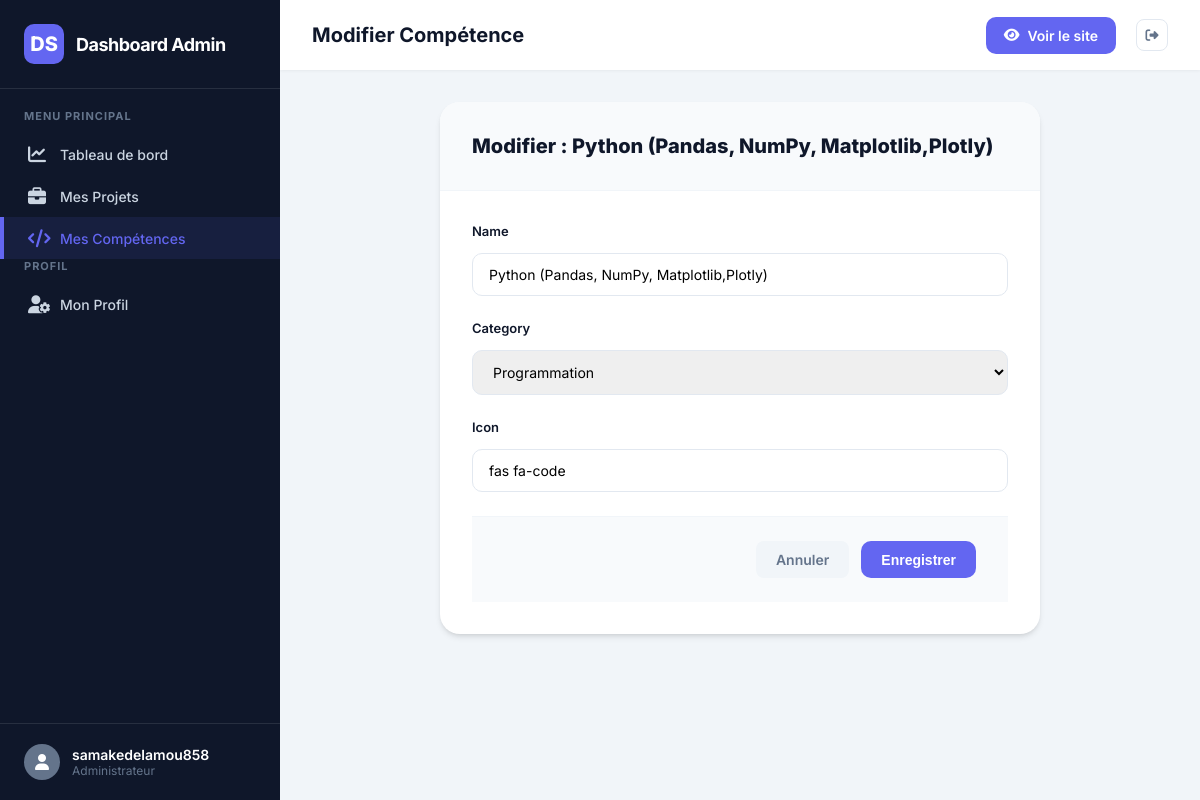
The page /dashboard/skills/5/edit/ (signed in) on the database its author committed.
### home/models.py (models this page shows, shortened)
class Skill(models.Model):
    CATEGORY_CHOICES = [
        ('analysis', 'Analyse de données'),
        ('programming', 'Programmation'),
        ('database', 'Bases de données'),
        ('bi', 'Business Intelligence'),
    ]
    name = models.CharField(max_length=100)
    category = models.CharField(max_length=20, choices=CATEGORY_CHOICES)
    icon = models.CharField(max_length=50, default="fas fa-chart-line")
    created_at = models.DateTimeField(auto_now_add=True)

### home/views.py (the view)
# urls.py: path('dashboard/skills/<int:pk>/edit/', views.edit_skill, name='dashboard_skill_edit'),
@login_required
def edit_skill(request, pk):
    skill = get_object_or_404(Skill, pk=pk)
    if request.method == 'POST':
        form = SkillForm(request.POST, instance=skill)
        if form.is_valid():
            form.save()
            messages.success(request, "Compétence mise à jour !")
            return redirect('dashboard_skills')
    else:
        form = SkillForm(instance=skill)
    return render(request, 'home/skill_form.html', {'form': form, 'skill': skill})

### home/forms.py
class SkillForm(forms.ModelForm):
    class Meta:
        model = Skill
        fields = ['name', 'category', 'icon']
        widgets = {
            'name': forms.TextInput(attrs={'placeholder': 'Ex: Python, Tableau...'}),
            'icon': forms.TextInput(attrs={'placeholder': 'Ex: fab fa-python...'}),
        }

### home/templates/home/skill_form.html (shortened to what this page needs)
{% extends 'home/dashboard_base.html' %}
{% load static %}
{% block header_title %}Modifier Compétence{% endblock %}
{% block extra_css %}
<link rel="stylesheet" href="{% static 'home/css/dashboard_projects.css' %}">
{% endblock %}
{% block content %}
<div class="form-card">
    <div class="form-header">
        <h3 style="font-size: 20px; font-weight: 800;">Modifier : {{ skill.name }}</h3>
    </div>
    <form method="post" class="form-body">
        {% for field in form %}
            <div class="form-group-modern">
                <label for="{{ field.id_for_label }}">{{ field.label }}</label>
                {{ field }}
            </div>
        {% endfor %}
        <div class="form-footer">
            <a href="{% url 'dashboard_skills' %}" class="btn-secondary-dashboard" style="text-decoration: none;">Annuler</a>
            <button type="submit" class="btn-primary-dashboard">Enregistrer</button>
        </div>
    </form>
</div>
{% endblock %}

### home/templates/home/dashboard_base.html (shortened to what this page needs)
{% load static %}
<!DOCTYPE html>
<html lang="fr">
<head>
    <link href="https://cdnjs.cloudflare.com/ajax/libs/font-awesome/6.4.0/css/all.min.css" rel="stylesheet">
    {% block extra_css %}{% endblock %}
</head>
<body>
    <div class="dashboard-container">
        <aside class="sidebar" id="sidebar">
            <div class="sidebar-header">
                <div class="logo-box">DS</div>
                <span class="sidebar-title">Dashboard Admin</span>
            </div>
            <nav class="sidebar-nav">
                <div class="nav-label">Menu Principal</div>
                <a href="{% url 'dashboard' %}" class="nav-link {% if request.resolver_match.url_name == 'dashboard' %}active{% endif %}">
                    <i class="fa-solid fa-chart-line"></i>
                    Tableau de bord
                </a>
                <a href="{% url 'dashboard_projects' %}" class="nav-link {% if 'projects' in request.path %}active{% endif %}">
                    <i class="fa-solid fa-briefcase"></i>
                    Mes Projets
                </a>
                <a href="{% url 'dashboard_skills' %}" class="nav-link {% if 'skills' in request.path %}active{% endif %}">
                    <i class="fa-solid fa-code"></i>
                    Mes Compétences
                </a>
                <div class="nav-label">Profil</div>
                <a href="{% url 'dashboard_settings' %}" class="nav-link {% if 'settings' in request.path %}active{% endif %}">
                    <i class="fa-solid fa-user-gear"></i>
                    Mon Profil
                </a>
            </nav>
            <div class="sidebar-footer">
                <a href="{% url 'home' %}" class="user-profile">
                    <div class="user-avatar">
                        <i class="fa-solid fa-user"></i>
                    </div>
                    <div class="user-info">
                        <span class="name">{{ user.username }}</span>
                        <span class="role">Administrateur</span>
                    </div>
                </a>
            </div>
        </aside>
        <main class="main-content">
            <header class="top-header">
                <div class="header-left">
                    <h2 style="font-size: 20px; font-weight: 700;">{% block header_title %}Overview{% endblock %}</h2>
                </div>
                <div class="header-actions">
                    <a href="{% url 'home' %}" class="btn-view-site">
                        <i class="fa-solid fa-eye"></i>
                        Voir le site
                    </a>
                    <form action="{% url 'logout' %}" method="post" style="display: inline;">
                        <button type="submit" class="action-btn" title="Déconnexion">
                            <i class="fa-solid fa-right-from-bracket"></i>
                        </button>
                    </form>
                </div>
            </header>
            <div class="content-body">
                {% block content %}{% endblock %}
            </div>
        </main>
    </div>
</body>
</html>

### home/static/home/css/dashboard_projects.css (style rules this page uses)
.btn-primary-dashboard { background: var(--primary); color: white; border: none; padding: 10px 20px; border-radius: 10px; font-weight: 600; font-size: 14px; display: inline-flex; align-items: center; gap: 8px; cursor: pointer; transition: var(--transition); text-decoration: none; white-space: nowrap; }
.action-btn { width: 32px; height: 32px; border-radius: 8px; display: flex; align-items: center; justify-content: center; transition: var(--transition); text-decoration: none; font-size: 13px; }
.form-body { padding: 24px; overflow-y: auto; }
.form-group-modern { display: flex; flex-direction: column; gap: 6px; margin-bottom: 16px; }
.form-group-modern label { font-weight: 600; font-size: 13px; color: var(--dark); }
.form-group-modern input, .form-group-modern textarea, .form-group-modern select { padding: 10px 14px; border: 1px solid #e2e8f0; border-radius: 8px; font-family: inherit; font-size: 14px; transition: var(--transition); }
.form-footer { padding: 16px 24px; border-top: 1px solid #f1f5f9; display: flex; justify-content: flex-end; gap: 12px; flex-shrink: 0; }
.btn-secondary-dashboard { background: #f1f5f9; color: var(--secondary); border: none; padding: 10px 20px; border-radius: 8px; font-weight: 600; font-size: 14px; cursor: pointer; transition: var(--transition); }

### home/templates/home/skill_form.html (style rules this page uses)
.form-card { background: white; border-radius: 20px; box-shadow: var(--card-shadow); max-width: 600px; margin: 0 auto; overflow: hidden; }
.form-header { padding: 32px; border-bottom: 1px solid #f1f5f9; background: #f8fafc; }
.form-body { padding: 32px; }
.form-group-modern { margin-bottom: 24px; }
.form-group-modern label { display: block; font-weight: 600; margin-bottom: 8px; color: var(--dark); }
.form-group-modern input, .form-group-modern select { width: 100%; padding: 12px 16px; border: 1px solid #e2e8f0; border-radius: 10px; font-family: inherit; transition: var(--transition); }
.form-footer { padding: 24px 32px; border-top: 1px solid #f1f5f9; display: flex; justify-content: flex-end; gap: 12px; background: #f8fafc; }

### rows shown on the page
Skill: name "Python (Pandas, NumPy, Matplotlib,Plotly)", form "Python (Pandas, NumPy, Matplotlib,Plotly)" "Programmation" "fas fa-code"

### other values the page prints
{{ user.username }} "samakedelamou858"
{{ field.label }} "Name" "Category" "Icon"
